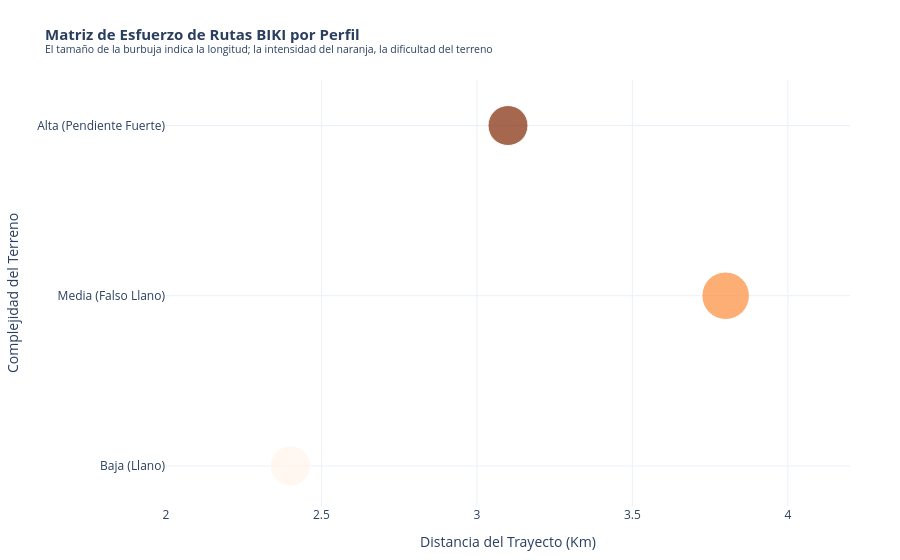

Notebook source saved alongside this figure:
### Markdown cell above
Justificación de movilidad: Eje Hospital Río Hortega / UEMC (501)

1. Dos modelos universitarios: Campus Miguel Delibes, situado en el norte urbano, y UEMC, centro privado, en el límite sureste. Esta última se localiza en una zona de reciente desarrollo y alejada del centro, al igual que el Hospital, lo que implica mayor tiempo de desplazamiento. Aquí,la **bicicleta eléctrica** se posiciona como uno de los medios con mejor ventaja competitiva respecto al autobús urbano o el coche. 
2. Equilibrio estaciones con referencias 501 y 510: La estación situada junto al Hospital Río Hortega (510) tiene una capacidad de 27 anclajes, en contraste con la de UEMC (501), con un total de veinte. El planificador de BIKI previó un alto volumen de intercambio entre ambas, y eso lo convierte en punto clave para medir los flujos de entrada o salida de trabajadores del hospital por turnos.

### Code cell
import pandas as pd
import plotly.express as px

# 1. Matriz de datos para perfiles de ruta
datos_rutas = {
    "Perfil de usuario": [
        "Estudiante UVA (Norte)",
        "Estudiante UEMC (Sureste)",
        "Trabajador pendular (Oeste)"
    ],
    "Trayecto": [
        "Plaza Madrid ➔ Campus Delibes (Ref 202)", 
        "Plaza Circular ➔ Hosp. Río Hortega (Ref 501)", 
        "Plaza Zorrilla ➔ Parquesol (Ref 803)"
    ],
    "Distancia (Km)": [2.4, 3.8, 3.1],
    "Dificultad Numérica": [1, 2, 3],  # Mapear el color degradado
    "Bici Recomendada": ["Mecánica", "Eléctrica", "Eléctrica"],
    "Dificultad Topográfica": ["Baja (Llano)", "Media (Falso Llano)", "Alta (Pendiente Fuerte)"]
}

df_bubble = pd.DataFrame(datos_rutas)

# 2. Generar gráfico de burbujas (plotly)
bubble_fig = px.scatter(
    df_bubble,
    x="Distancia (Km)",
    y="Dificultad Topográfica", 
    size="Distancia (Km)",       
    color="Dificultad Numérica", 
    color_continuous_scale=px.colors.sequential.Oranges,
    hover_name="Perfil de usuario",
    hover_data=["Trayecto", "Bici Recomendada"],
    title="<b>Matriz de Esfuerzo de Rutas BIKI por Perfil</b><br><sup>El tamaño de la burbuja indica la longitud; la intensidad del naranja, la dificultad del terreno</sup>",
    labels={
        "Distancia (Km)": "Distancia del Trayecto (Km)",
        "Dificultad Topográfica": "Complejidad del Terreno"
    }
)

# 3. Ajustar estilo y forzar rango en los ejes 
bubble_fig.update_layout(
    template="plotly_white",
    title_font_size=15,
    coloraxis_showscale=False,
    margin=dict(l=50, r=50, t=80, b=50),
    xaxis=dict(range=[2.0, 4.2]), 
    yaxis=dict(type='category')
)

# SOLUCIÓN: Cambiamos a 'diameter' y ajustamos el 'sizeref'
bubble_fig.update_traces(
    marker=dict(
        sizemode='diameter', 
        sizeref=0.08,        # Controla el escalado general de los tres diámetros
        sizemin=20           # Tamaño mínimo en píxeles 
    )
)

bubble_fig.show()

### Figure 1 — Plotly figure (JSON) as saved in the notebook; plotly's stock layout.template omitted (floating-point values rounded to 4 significant figures)
{"data": [{"customdata": [["Plaza Madrid ➔ Campus Delibes (Ref 202)", "Mecánica"], ["Plaza Circular ➔ Hosp. Río Hortega (Ref 501)", "Eléctrica"], ["Plaza Zorrilla ➔ Parquesol (Ref 803)", "Eléctrica"]], "hovertemplate": "<b>%{hovertext}</b><br><br>Distancia del Trayecto (Km)=%{marker.size}<br>Complejidad del Terreno=%{y}<br>Trayecto=%{customdata[0]}<br>Bici Recomendada=%{customdata[1]}<br>Dificultad Numérica=%{marker.color}<extra></extra>", "hovertext": ["Estudiante UVA (Norte)", "Estudiante UEMC (Sureste)", "Trabajador pendular (Oeste)"], "legendgroup": "", "marker": {"color": [1, 2, 3], "coloraxis": "coloraxis", "size": [2.4, 3.8, 3.1], "sizemin": 20, "sizemode": "diameter", "sizeref": 0.08, "symbol": "circle"}, "mode": "markers", "name": "", "orientation": "h", "showlegend": false, "type": "scatter", "x": [2.4, 3.8, 3.1], "xaxis": "x", "y": ["Baja (Llano)", "Media (Falso Llano)", "Alta (Pendiente Fuerte)"], "yaxis": "y"}], "layout": {"coloraxis": {"autocolorscale": false, "colorbar": {"title": {"text": "Dificultad Numérica"}}, "colorscale": [[0, "rgb(255,245,235)"], [0.125, "rgb(254,230,206)"], [0.25, "rgb(253,208,162)"], [0.375, "rgb(253,174,107)"], [0.5, "rgb(253,141,60)"], [0.625, "rgb(241,105,19)"], [0.75, "rgb(217,72,1)"], [0.875, "rgb(166,54,3)"], [1, "rgb(127,39,4)"]], "showscale": false}, "legend": {"itemsizing": "constant", "tracegroupgap": 0}, "margin": {"b": 50, "l": 50, "r": 50, "t": 80}, "title": {"font": {"size": 15}, "text": "<b>Matriz de Esfuerzo de Rutas BIKI por Perfil</b><br><sup>El tamaño de la burbuja indica la longitud; la intensidad del naranja, la dificultad del terreno</sup>"}, "xaxis": {"anchor": "y", "domain": [0, 1], "range": [2, 4.2], "title": {"text": "Distancia del Trayecto (Km)"}}, "yaxis": {"anchor": "x", "domain": [0, 1], "title": {"text": "Complejidad del Terreno"}, "type": "category"}}}
